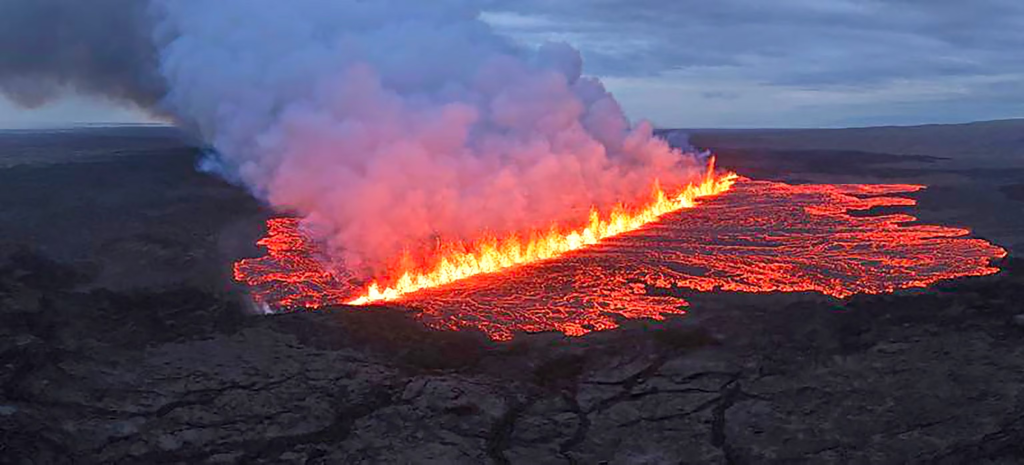
#> input picture 5_machine_learning/K-Mean_Clustering/color_clustering/test_images/image1.png, 3072 x 1394 px (shown at 1/3 size); its folder holds only this picture in this run
$ jupyter execute --allow-errors k_mean_image_demo.ipynb
#> lines starting #> are read from the running program, lines starting #| are printed output that depends on the picture
[cell 1]
import cv2
import numpy as np
import matplotlib.pyplot as plt
from sklearn.cluster import KMeans

[cell 2]
import os
import random
from dotenv import load_dotenv
load_dotenv()

ML_Summer_School_ID = os.getenv('ML_Summer_School_ID')
#> (the rest of this cell did not finish here and is left out)

[cell 3]
image_name = random.choice(os.listdir("./test_images"))


image_path = f"./test_images/{image_name}"

img = cv2.imread(image_path)
#> img is the input picture: shape (1394, 3072, 3); mean B, G, R 96.5, 75.8, 94.6
original_height, original_width, _ = img.shape
#> original_height = 1394; original_width = 3072
print(f"Original image dimensions: {original_width}x{original_height}")
#| Original image dimensions: 3072x1394

[cell 4]
new_width = 200
new_height = 200

img_resized = cv2.resize(img, (new_width, new_height), interpolation=cv2.INTER_AREA)
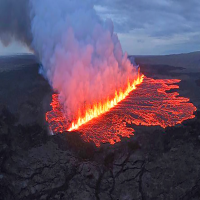
#> img_resized: shape (200, 200, 3); mean B, G, R 96.5, 75.8, 94.6
pixel_data = img_resized.reshape((-1, 3))

print(f"pixel_data : ",pixel_data.shape)
#| pixel_data :  (40000, 3)
plt.imshow(img_resized)

[cell 5]
# Perform K-means clustering

n_colors = 5
pixel_data = np.float32(pixel_data)

kmeans = KMeans(n_clusters=n_colors, random_state=42, n_init='auto')
kmeans.fit(pixel_data)

[cell 6]
# Get the cluster labels for each pixel
labels = kmeans.labels_

# Get the new colors (centroids) for each cluster
new_colors = np.uint8(kmeans.cluster_centers_)

[cell 7]
color_strip = np.zeros((50, 50 * n_colors, 3), dtype=np.uint8)

for i, color_bgr in enumerate(new_colors):
    # Convert BGR color to RGB for matplotlib display
    color_rgb = cv2.cvtColor(np.array([[color_bgr]]), cv2.COLOR_BGR2RGB)[0][0]
    color_strip[:, i*50:(i+1)*50, :] = color_rgb
plt.title("Cluster Center Colors")
plt.imshow(color_strip)
plt.show()
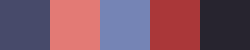
#> shown: shape (50, 250, 3); mean R, G, B 124.8, 83.8, 101.6

[cell 8]
img_array = np.asarray(img_resized)
# Each pixel's original color is replaced by its cluster's centroid color
predicted_data = new_colors[labels]

print("sample predicted_data : ", predicted_data[:5])
print("predicted_data : ", predicted_data.shape)


quantized_image_data = predicted_data.reshape(img_array.shape)

quantized_image_data.shape
#> Out = (200, 200, 3)

[cell 9]
img_display = cv2.cvtColor(img_resized, cv2.COLOR_BGR2RGB)
quantized_image_display = cv2.cvtColor(quantized_image_data, cv2.COLOR_BGR2RGB)
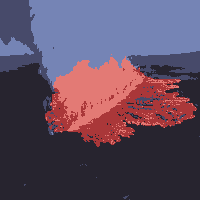
#> quantized_image_display: shape (200, 200, 3); mean R, G, B 94.1, 75.3, 95.9

[cell 10]
plt.figure(figsize=(10, 5))
plt.subplot(1, 2, 1)
plt.imshow(img_display)
plt.title("Original Resized Image")
plt.axis('off')

plt.subplot(1, 2, 2)
plt.imshow(quantized_image_display)
plt.title(f"Quantized Image (K={n_colors}) by {ML_Summer_School_ID}")
plt.axis('off')
plt.show()
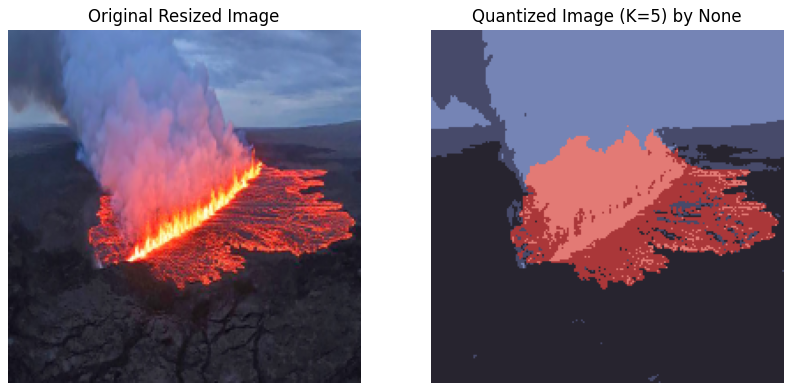
#> figure drawn by matplotlib, 2 panels

$ run again, on 5_machine_learning/K-Mean_Clustering/color_clustering/test_images/image2.png
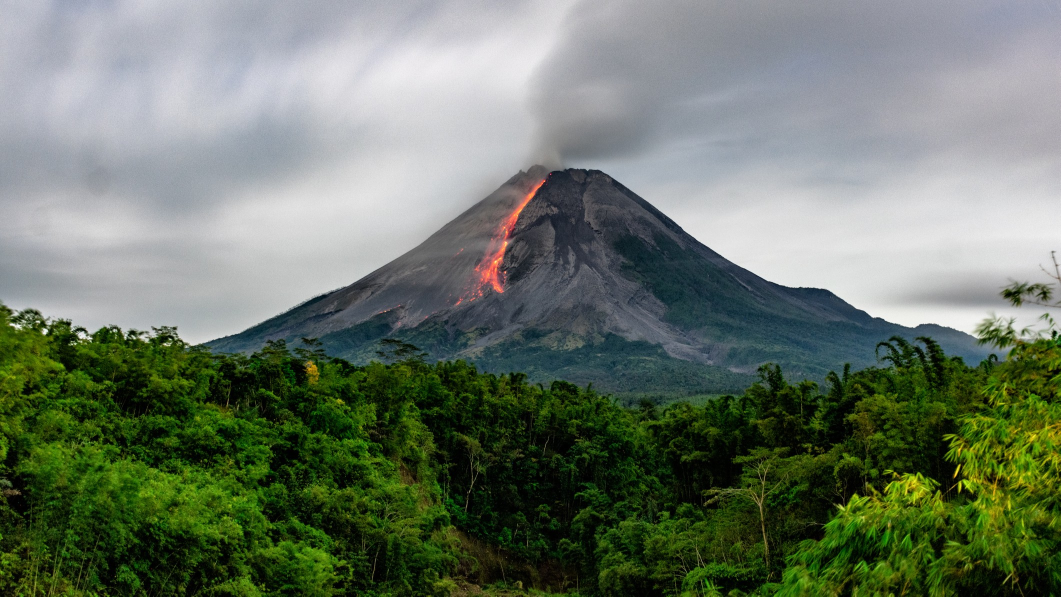
#> input picture 5_machine_learning/K-Mean_Clustering/color_clustering/test_images/image2.png, 2121 x 1193 px (shown at 1/2 size)
#> img is the input picture: shape (1193, 2121, 3); mean B, G, R 103.4, 118.7, 107.2
#| Original image dimensions: 2121x1193
#| pixel_data :  (40000, 3)
#> `quantized_image_display = cv2.cvtColor(quantized_image_data, cv2.COLOR..`:
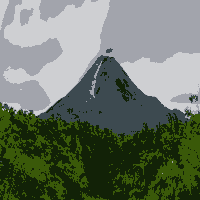
#> quantized_image_display: shape (200, 200, 3); mean R, G, B 107.1, 118.1, 102.9
#> `plt.show()`:
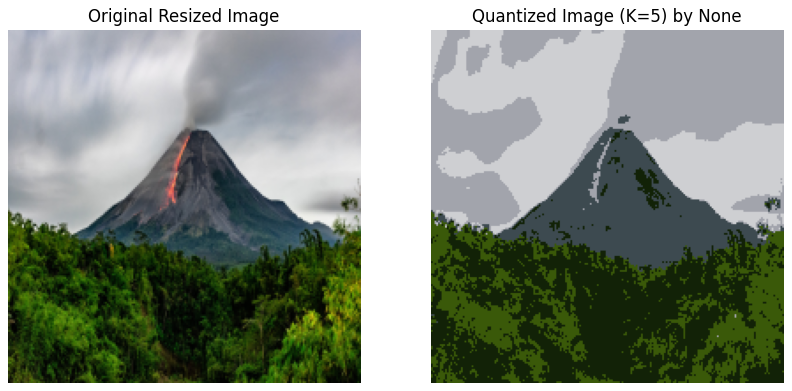
#> figure drawn by matplotlib, 2 panels

$ run again, on 5_machine_learning/K-Mean_Clustering/color_clustering/test_images/image3.png
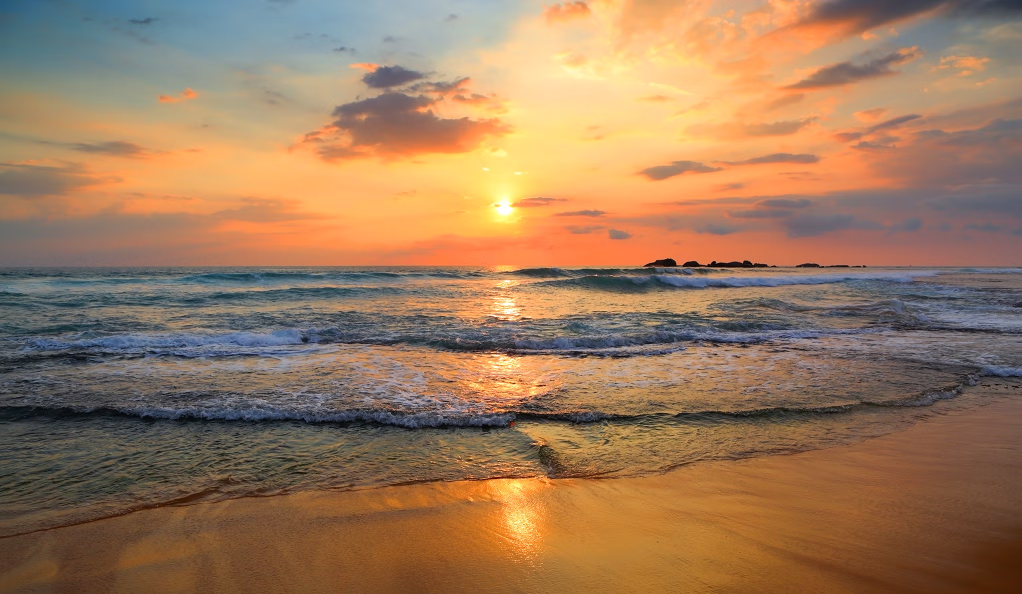
#> input picture 5_machine_learning/K-Mean_Clustering/color_clustering/test_images/image3.png, 2044 x 1188 px (shown at 1/2 size)
#> img is the input picture: shape (1188, 2044, 3); mean B, G, R 92.1, 121.5, 156.1
#| Original image dimensions: 2044x1188
#| pixel_data :  (40000, 3)
#> `quantized_image_display = cv2.cvtColor(quantized_image_data, cv2.COLOR..`:
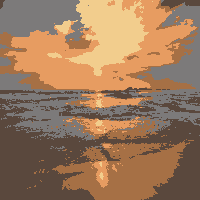
#> quantized_image_display: shape (200, 200, 3); mean R, G, B 155.7, 121, 91.6
#> `plt.show()`:
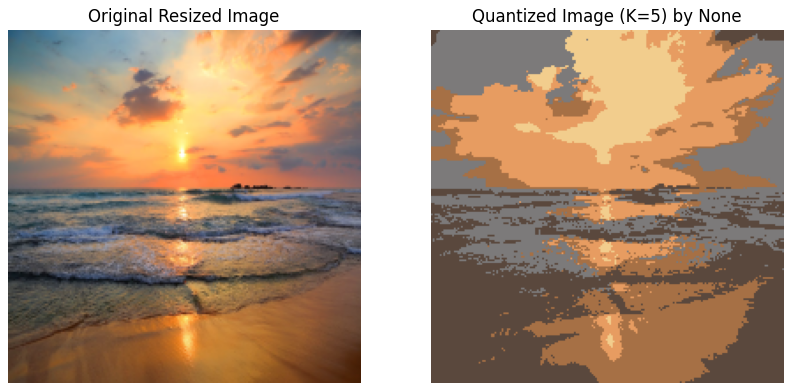
#> figure drawn by matplotlib, 2 panels

$ run again, on 5_machine_learning/K-Mean_Clustering/color_clustering/test_images/image4.png
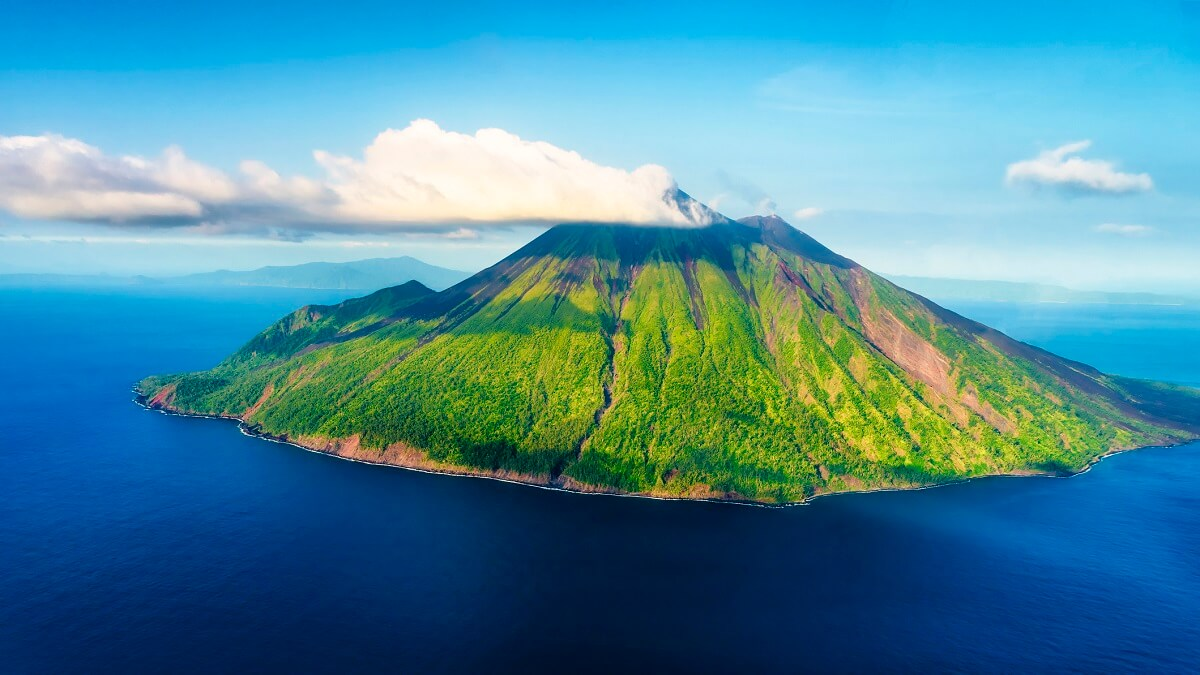
#> input picture 5_machine_learning/K-Mean_Clustering/color_clustering/test_images/image4.png, 1200 x 675 px
#> img is the input picture: shape (675, 1200, 3); mean B, G, R 156.3, 137.4, 72.4
#| Original image dimensions: 1200x675
#| pixel_data :  (40000, 3)
#> `quantized_image_display = cv2.cvtColor(quantized_image_data, cv2.COLOR..`:
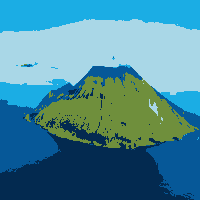
#> quantized_image_display: shape (200, 200, 3); mean R, G, B 71.9, 136.8, 155.7
#> `plt.show()`:
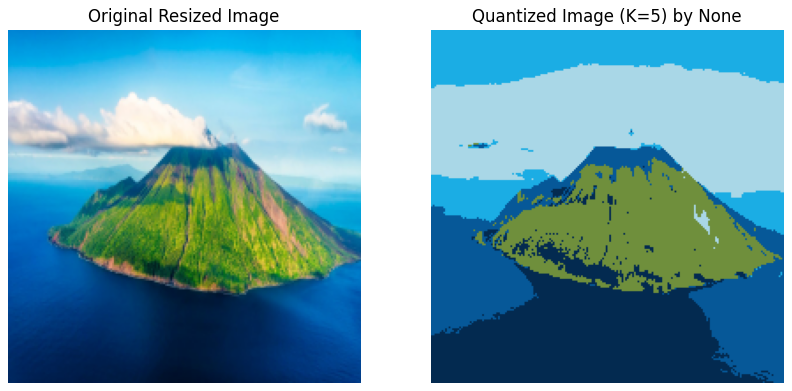
#> figure drawn by matplotlib, 2 panels
